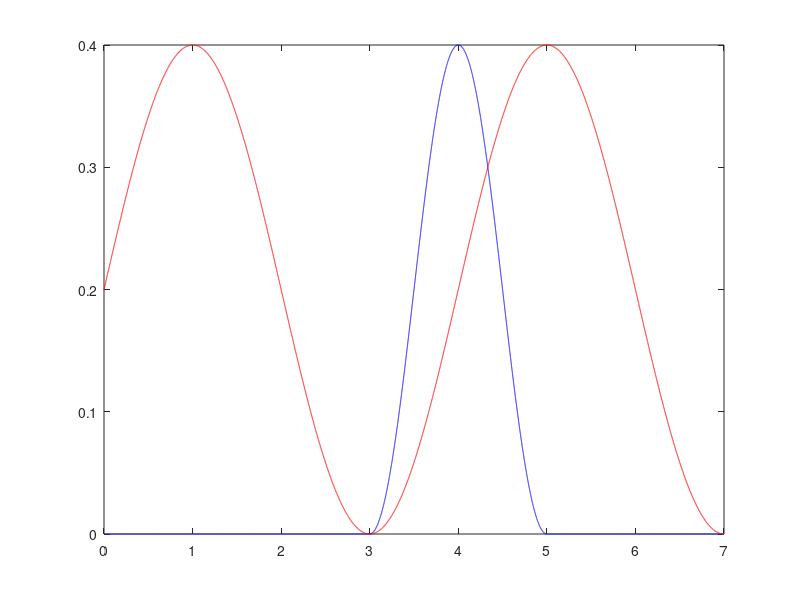

Write MATLAB code to recreate this figure. (Note: this script raises an error after producing the figure.)
% fm_bbl_setup
clear
global dz w K Erate

% Constants
vk = 0.41;    % ( ) von Karman's const.
g = 9.81;     % (m/s) grav. accel.
rhow = 1025;  % (kg/m3) water density
mu = 1e-3;    % (whatevertheseare) molecular viscosity
nu = mu/rhow; % (m^2/s) kinematic viscosity
lat = 45;     % (degrees) latitude
Omega = 7.292115e-5; % Earth rotation rate (rad/s) Kantha & Clayson p.842
f = 2*Omega .* sin( lat*pi/180 ); % (1/s) Corliolis parameter

% User input
h = 12;    % total water depth (m)
dzz = .5;  % vertical

% Switches to enable/disable various processes
do_settle = 1
do_floc = 1
do_sand = 1
do_wibergK=1
do_altG=1
do_floc=1

% Sand characteristics
nps = 1;        % number of sand classes
rhoss = 2650;   % sand particle density
d50s = 0.15e-3; % sand median size(m)
tauc = 0.16 % critical stress for erosion (Pa)
wss = -0.012 % sand settling velocity (m/s)
E0 = 5e-6; % erosion-rate parameter (kg m2 s-1)
Cb = 0.6;  % bed fraction (1-porosity) ()
kN = 2.5*d50s; % Soulsby (1997) p. 48
zoc = kN/30;

% Floc population parameters
npmud = 15;
Dp = 4e-6;
nf = 2.2;
rhos = 2650;
f_clim = 0.001;

% For winterwerp equilibrium diameter
ka=20;
%kb=ka/(1.6429*1e-3);
kb=ka/(1.22*1.55*1e-3);
% Floc model parameters
l_ADS=0;
l_ASH=1;
l_COLLFRAG=0;
f_dmax=0.001500;
f_nb_frag=2.;
alpha=0.35;
beta=0.15;
f_ater=0.;
f_ero_frac=0.0;
f_ero_nbfrag=2.;
f_ero_iv=1;
f_mneg_param=0.00;
f_collfragparam=0.00;
dfragmax=0.00003;
epsilon = 1e-10;

% Floc population distribution
Df = logspace(log10(4e-6),log10(1500e-6),npmud)';
% Df=Df(7:end);
% np=length(Df);
rhof = rhow+(rhos-rhow)*(Dp./Df).^(3-nf);
volf = (pi/6.0)*Df.^3;
mass = volf.*(rhof-rhow);
wsf =  -g*(rhof-rhow).*Df.^2 ./(18.*0.001);

% Initialize bbl
zf = (0:dzz:h)';         % faces
dz = diff(zf);
zc = (dzz/2:dzz:h-dzz/2)'; % centers
nzc = length(zc);

% Initial mud concentration
massconc = 0.10*ones(nzc,npmud)./npmud; % g/l = kg/m3

%% Time series of forcing
Tc = 4*3600; % tidal current period
omegac = 2*pi/(Tc);
Ttot = 1.75*Tc; % (s) overall time interval for solution
%Ttot = .2*Tc; % short run
CFLt = dzz/abs(wss)
dt = 1; % (s) for calculations
dtint = fix(CFLt/2) % (s) dt for settling solution

t = 0:dt:Ttot;
nt = length(t);

Tw = 10; % wave period (s)
omegaw = 2*pi/Tw;

% steady forcing, then off
if(0)
   uc = 0.15*ones(size(t));
   uw = 0.4*ones(size(t));
   uw(t>(2*3600))=0; % shut off waves after 2 hours.
   uc(t>(2*3600))=0;
end

% time-dependent forcing
if(1)
   Te = 2*3600; % wave event period
   uc = 0.2+0.2* sin( omegac*t );
   te = 0:dt:Te;
   uwa = 0.4 % uw amplitude
   
   uwe = uwa/2+(uwa/2)*cos(te*2*pi/Te - pi)
   tes = .75*Tc;
   ies = find(t>=tes,1,'first')
   uw = zeros(size(t));
   uw(ies:ies+length(uwe)-1)=uwe;
   figure(3); clf; plot(t/3600,uw,'-b',t/3600,uc,'-r')
end
%% Exectute main program
fm_bbl_main